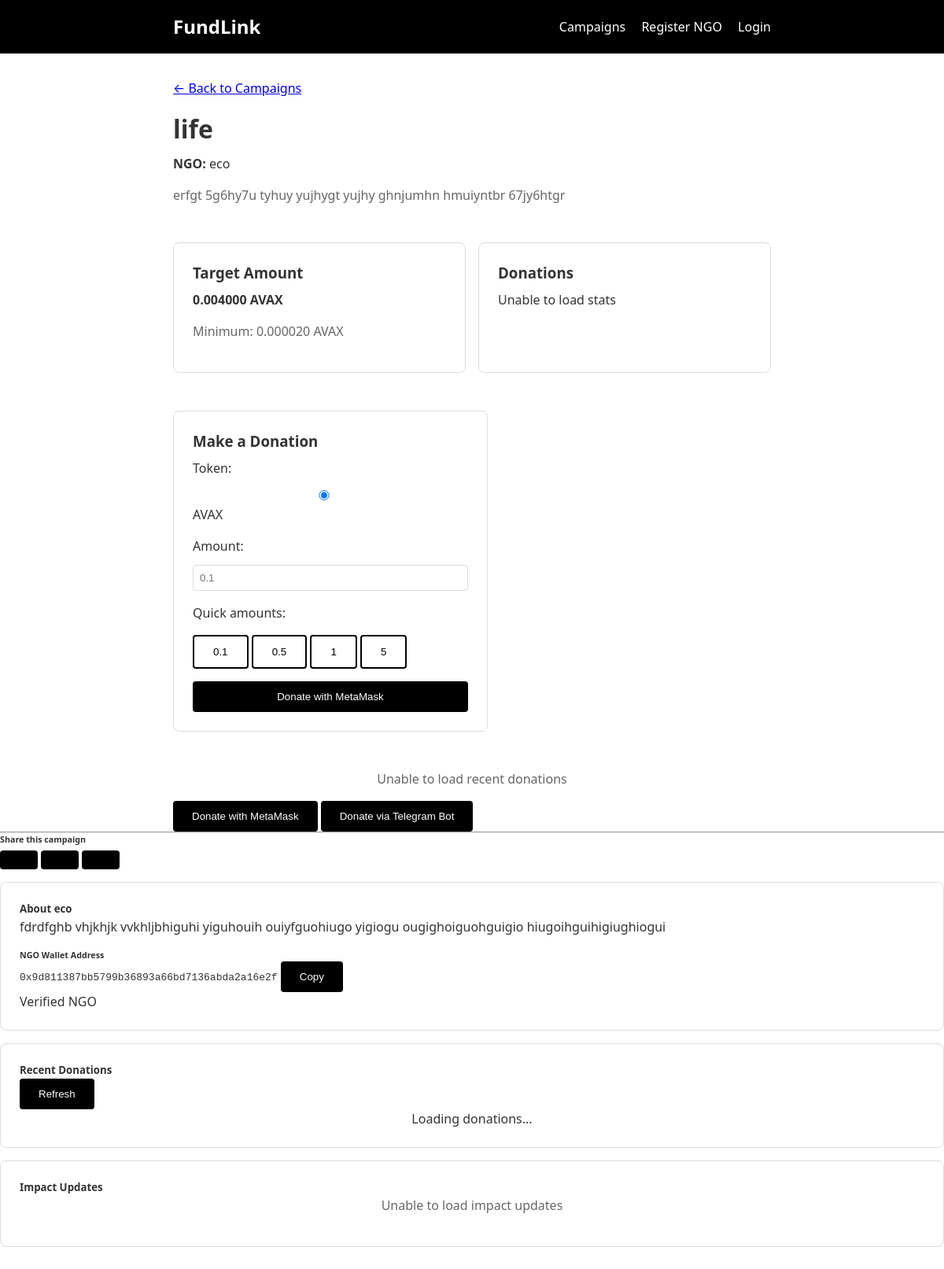
Page /campaigns/1/ on the committed database.
### campaigns/models.py (models this page shows, shortened)
class Campaign(models.Model):
    TOKEN_CHOICES = [
        ('AVAX', 'AVAX'),
        ('USDT', 'USDT'),
    ]
    ngo = models.ForeignKey(NGO, on_delete=models.CASCADE, related_name='campaigns')
    title = models.CharField(max_length=200)
    description = models.TextField()
    active = models.BooleanField(default=False)
    published = models.BooleanField(default=False)  # Legacy booleans kept for compatibility
    STATUS_DRAFT = 'draft'
    STATUS_SUBMITTED = 'submitted'
    STATUS_APPROVED = 'approved'
    STATUS_REJECTED = 'rejected'
    STATUS_CHOICES = [
        (STATUS_DRAFT, 'Draft'),
        (STATUS_SUBMITTED, 'Submitted'),
        (STATUS_APPROVED, 'Approved'),
        (STATUS_REJECTED, 'Rejected'),
    ]
    status = models.CharField(max_length=20, choices=STATUS_CHOICES, default=STATUS_DRAFT)
    submitted_at = models.DateTimeField(null=True, blank=True)
    approved_at = models.DateTimeField(null=True, blank=True)
    reviewed_by = models.ForeignKey('auth.User', null=True, blank=True, on_delete=models.SET_NULL, related_name='reviewed_campaigns')
    rejection_reason = models.TextField(blank=True)
    token_options = models.JSONField(default=list, help_text="List of accepted tokens: ['AVAX', 'USDT']")
    min_amount = models.DecimalField(max_digits=20, decimal_places=6, default=0.01, help_text="Minimum donation amount")
    target_amount = models.DecimalField(max_digits=20, decimal_places=6, null=True, blank=True, help_text="Optional funding target")
    created_at = models.DateTimeField(auto_now_add=True)
    updated_at = models.DateTimeField(auto_now=True)
    class Meta:
        ordering = ['-created_at']

### ngos/models.py (models this page shows, shortened)
class NGO(models.Model):
    name = models.CharField(max_length=200)
    email = models.EmailField(unique=True)
    wallet_address = models.CharField(max_length=42, unique=True)  # Ethereum address
    website = models.URLField(blank=True)
    docs_url = models.URLField(blank=True, help_text="Documentation or verification URL")
    description = models.TextField(blank=True)
    approved = models.BooleanField(default=False)
    STATUS_SUBMITTED = 'submitted'
    STATUS_APPROVED = 'approved'
    STATUS_REJECTED = 'rejected'
    STATUS_CHOICES = [
        (STATUS_SUBMITTED, 'Submitted'),
        (STATUS_APPROVED, 'Approved'),
        (STATUS_REJECTED, 'Rejected'),
    ]
    status = models.CharField(max_length=20, choices=STATUS_CHOICES, default=STATUS_SUBMITTED)
    approved_at = models.DateTimeField(null=True, blank=True)
    reviewed_by = models.ForeignKey(User, null=True, blank=True, on_delete=models.SET_NULL, related_name='reviewed_ngos')
    rejection_reason = models.TextField(blank=True)
    created_at = models.DateTimeField(auto_now_add=True)
    updated_at = models.DateTimeField(auto_now=True)
    user = models.OneToOneField(User, on_delete=models.CASCADE, null=True, blank=True)
    class Meta:
        verbose_name = "NGO"
        verbose_name_plural = "NGOs"
        ordering = ['-created_at']

### main/views.py (the view)
# urls.py: path('campaigns/<int:pk>/', views.CampaignDetailView.as_view(), name='campaign_detail'),
class CampaignDetailView(TemplateView):
    template_name = 'campaigns/detail.html'
    def get_context_data(self, **kwargs):
        context = super().get_context_data(**kwargs)
        campaign_id = kwargs.get('pk')
        campaign = get_object_or_404(
            Campaign.objects.select_related('ngo'),
            id=campaign_id,
            active=True,
            ngo__approved=True
        )
        context['campaign'] = campaign
        context['page_title'] = campaign.title
        return context

### templates/campaigns/detail.html (shortened to what this page needs)
{% extends 'base.html' %}
{% block content %}
<div style="margin-bottom: 1rem;">
    <a href="{% url 'main:campaigns_list' %}">&larr; Back to Campaigns</a>
</div>
<h1>{{ campaign.title }}</h1>
<p><strong>NGO:</strong> {{ campaign.ngo.name }}</p>
<p class="text-muted">{{ campaign.description }}</p>
<div class="grid" style="margin: 2rem 0;">
    <div class="card">
        <h3>Target Amount</h3>
        <p><strong>{{ campaign.target_amount }} {{ campaign.token_options.0|default:"AVAX" }}</strong></p>
        {% if campaign.min_amount %}
        <p class="text-muted">Minimum: {{ campaign.min_amount }} {{ campaign.token_options.0|default:"AVAX" }}</p>
        {% endif %}
    </div>
    <div class="card">
        <h3>Donations</h3>
        <p id="donation-stats">Loading...</p>
    </div>
</div>
<div class="card" style="max-width: 400px;">
    <h3>Make a Donation</h3>
    <form id="donation-form">
        <div style="margin-bottom: 1rem;">
            <label>Token:</label>
            <div style="margin-top: 0.5rem;">
                {% for token in campaign.token_options %}
                <label style="margin-right: 1rem;">
                    <input type="radio" name="token" value="{{ token }}" {% if forloop.first %}checked{% endif %}>
                    {{ token }}
                </label>
                {% endfor %}
            </div>
        </div>
        <div style="margin-bottom: 1rem;">
            <label>Amount:</label>
            <input type="number" id="amount" step="0.001" min="0.001" placeholder="0.1"
                   style="width: 100%; padding: 0.5rem; border: 1px solid #ddd; border-radius: 4px; margin-top: 0.5rem;">
        </div>
        <div style="margin-bottom: 1rem;">
            <p>Quick amounts:</p>
            <div>
                <button type="button" class="btn btn-outline" onclick="setAmount('0.1')">0.1</button>
                <button type="button" class="btn btn-outline" onclick="setAmount('0.5')">0.5</button>
                <button type="button" class="btn btn-outline" onclick="setAmount('1')">1</button>
                <button type="button" class="btn btn-outline" onclick="setAmount('5')">5</button>
            </div>
        </div>
        <button type="submit" class="btn" style="width: 100%;">Donate with MetaMask</button>
    </form>
</div>
<div id="recent-donations" style="margin-top: 3rem;">
</div>
                            <button type="submit" class="btn btn-primary btn-lg">
                                Donate with MetaMask
                            </button>
                            <button type="button" class="btn btn-outline-primary" id="telegram-donate-btn">
                                Donate via Telegram Bot
                            </button>
                        </div>
                    <hr class="my-3">
                    <div class="share-section">
                        <h6 class="mb-2">Share this campaign</h6>
                        <div class="d-flex gap-2">
                            <button class="btn btn-outline-primary btn-sm flex-fill" onclick="shareOnTelegram()">
                            </button>
                            <button class="btn btn-outline-info btn-sm flex-fill" onclick="shareOnTwitter()">
                            </button>
                            <button class="btn btn-outline-secondary btn-sm flex-fill" onclick="copyLink()">
                            </button>
                        </div>
                    </div>
    <div class="row mb-5">
        <div class="col-12">
            <div class="card shadow-sm">
                <div class="card-header">
                    <h5 class="card-title mb-0">About {{ campaign.ngo.name }}</h5>
                </div>
                <div class="card-body">
                    <div class="row">
                        <div class="col-md-8">
                            <p>{{ campaign.ngo.description|default:"This NGO is dedicated to humanitarian work and making a positive impact in communities around the world." }}</p>
                        </div>
                        <div class="col-md-4">
                            <div class="ngo-stats">
                                <h6>NGO Wallet Address</h6>
                                <div class="wallet-address mb-3">
                                    <code class="bg-light p-2 rounded d-block">{{ campaign.ngo.wallet_address }}</code>
                                    <button class="btn btn-outline-secondary btn-sm mt-1" onclick="copyWalletAddress()">
                                        Copy
                                    </button>
                                </div>
                                <div class="verification-badge">
                                    <span class="badge bg-success">
                                        Verified NGO
                                    </span>
                                </div>
                            </div>
                        </div>
                    </div>
                </div>
            </div>
        </div>
    </div>
    <div class="row mb-5">
        <div class="col-12">
            <div class="card shadow-sm">
                <div class="card-header d-flex justify-content-between align-items-center">
                    <h5 class="card-title mb-0">Recent Donations</h5>
                    <button class="btn btn-outline-primary btn-sm" onclick="refreshDonations()">
                        Refresh
                    </button>
                </div>
                <div class="card-body">
                    <div id="recent-donations">
                        <div class="text-center py-3">
                            <div class="spinner-border text-primary" role="status">
                                <span class="visually-hidden">Loading donations...</span>
                            </div>
                        </div>
                    </div>
                </div>
            </div>
        </div>
    </div>
    <div class="row">
        <div class="col-12">
            <div class="card shadow-sm">
                <div class="card-header">
                    <h5 class="card-title mb-0">Impact Updates</h5>
                </div>
                <div class="card-body">
                    <div id="impact-updates">
                    </div>
                </div>
            </div>
        </div>
    </div>
{% endblock %}

### templates/base.html (shortened to what this page needs)
<!DOCTYPE html>
<html lang="en">
<head>
</head>
<body>
    <header>
        <div class="container">
            <a href="{% url 'main:home' %}" class="logo">FundLink</a>
            <nav>
                <a href="{% url 'main:campaigns_list' %}">Campaigns</a>
                {% load ngo_tags %}
                {% if user.is_authenticated %}
                    {% if user|has_ngo %}<a href="{% url 'main:ngo_dashboard' %}">Dashboard</a>{% endif %}
                    {% if user.is_staff %}<a href="/admin/">Admin</a><a href="{% url 'main:staff_campaign_review' %}">Review</a>{% endif %}
                    <form method="post" action="{% url 'logout' %}" style="display:inline;">
                        {% csrf_token %}
                        <button type="submit" class="link-button">Logout</button>
                    </form>
                {% else %}
                    <a href="{% url 'main:ngo_apply' %}">Register NGO</a>
                    <a href="{% url 'login' %}">Login</a>
                {% endif %}
            </nav>
        </div>
    </header>
    <main>
        <div class="container">
            {% block content %}{% endblock %}
    </main>
</body>
</html>

### templates/base.html (style rules this page uses)
* { margin: 0; padding: 0; box-sizing: border-box; }
body { font-family: system-ui, -apple-system, sans-serif; line-height: 1.5; color: #333; }
.container { max-width: 800px; margin: 0 auto; padding: 0 20px; }
header { background: #000; color: white; padding: 1rem 0; }
header .container { display: flex; justify-content: space-between; align-items: center; }
.logo { font-size: 1.5rem; font-weight: bold; text-decoration: none; color: white; }
nav a { color: white; text-decoration: none; margin-left: 1rem; }
main { min-height: 80vh; padding: 2rem 0; }
.btn { display: inline-block; padding: 0.75rem 1.5rem; background: #000; color: white; text-decoration: none; border-radius: 4px; border: none; cursor: pointer; }
.btn-outline { background: transparent; border: 2px solid #000; color: #000; }
.card { border: 1px solid #ddd; padding: 1.5rem; margin: 1rem 0; border-radius: 8px; }
.grid { display: grid; grid-template-columns: repeat(auto-fit, minmax(250px, 1fr)); gap: 1rem; }
.text-center { text-align: center; }
.text-muted { color: #666; }
h1, h2, h3 { margin-bottom: 0.5rem; }
p { margin-bottom: 1rem; }
input, textarea, select { width: 100%; padding: 0.75rem; border: 1px solid #ddd; border-radius: 4px; margin-top: 0.5rem; }
label { display: block; margin-bottom: 0.25rem; font-weight: 500; }

### rows in the picture
Campaign: title "life", ngo.name "eco", description "erfgt 5g6hy7u tyhuy yujhygt yujhy ghnjumhn hmuiyntbr 67jy6htgr", target_amount "0.004000", token_options.0 "AVAX", min_amount "0.000020", ngo.description "fdrdfghb vhjkhjk vvkhljbhiguhi yiguhouih ouiyfguohiugo yigiogu ougighoiguohguigio hiugoihguihigiughiogui", ngo.wallet_address "0x9d811387bb5799b36893a66bd7136abda2a16e2f"

### other values in the picture
{{ token }} "AVAX"
